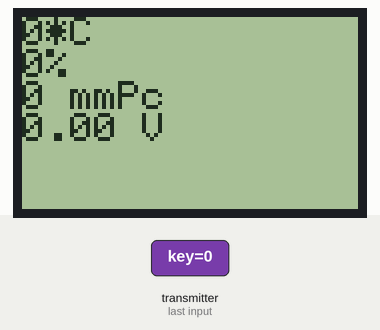
The sketch below on a simulated Arduino Uno, built with avr-gcc and run on an emulated ATmega328P. Shown: 84×48 one-colour display. Inputs (shaded band) come from the test bench. No radio packets arrive unless stated; what the sketch prints to the serial monitor is not drawn.

2.3 s: the transmitter starts sending key = 0
Above: at 3.5 s.
Timing chart, 0 to 5.3 s (numbered marks = the images above; inputs shaded):
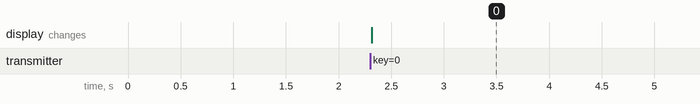

The sketch:

receiver.ino
```cpp
/*
* Getting Started example sketch for nRF24L01+ radios
* This is a very basic example of how to send data from one node to another
* Updated: Dec 2014 by TMRh20
*/

#include <SPI.h>
#include "RF24.h"

#include <Adafruit_GFX.h>
#include <Adafruit_PCD8544.h>

// pin 3 - Serial clock out (SCLK)
// pin 4 - Serial data out (DIN)
// pin 5 - Data/Command select (D/C)
// pin 6 - LCD chip select (CS)
// pin 2 - LCD reset (RST)
Adafruit_PCD8544 display = Adafruit_PCD8544(A4, A3, A2, A1, A0);

/****************** User Config ***************************/
/***      Set this radio as radio number 0 or 1         ***/
bool radioNumber = 0;

/* Hardware configuration: Set up nRF24L01 radio on SPI bus plus pins 7 & 8 */
RF24 radio(7,8);
/**********************************************************/

byte addresses[][6] = {"1Node","2Node"};
typedef struct {
  byte key;
  double value;
} key_value_struct;
key_value_struct weather_element;
typedef struct {
  double temp;
  double humidity;
  double pressure;
  double voltage;
  long unsigned int uptime;
} weather_struct;
weather_struct weather;
bool role = 0;

void setup() {
    // Инициализация дисплея
  display.begin();
//
//  // Очищаем дисплей
  display.clearDisplay();
  display.setTextSize(0);
  display.setCursor(0, 0);
  display.println("Waiting...");
  display.display();
//
//  // Устанавливаем контраст
  display.setContrast(50);
  delay(1000);
  Serial.begin(115200);
  Serial.println("Starting receiver");
  radio.begin();

  radio.setPALevel(RF24_PA_MAX);
  radio.setChannel(99);
  radio.setDataRate(RF24_1MBPS);

  // Open a writing and reading pipe on each radio, with opposite addresses
  if(radioNumber){
    radio.openWritingPipe(addresses[1]);
    radio.openReadingPipe(1,addresses[0]);
  }else{
    radio.openWritingPipe(addresses[0]);
    radio.openReadingPipe(1,addresses[1]);
  }

  radio.startListening();
}

void sendData() {
      unsigned long got_time = 123ul;
      radio.stopListening();                                        // First, stop listening so we can talk
      radio.write( &got_time, sizeof(unsigned long) );              // Send the final one back.
      radio.startListening();
}

void loop() {


    if( radio.available()){
                                                                    // Variable for the received timestamp
      while (radio.available()) {                                   // While there is data ready
        radio.read( &weather_element, sizeof(key_value_struct) );             // Get the payload
      }
      switch(weather_element.key) {
        case 0x10: weather.temp = weather_element.value; break;
        case 0x20: weather.humidity = weather_element.value; break;
        case 0x40: weather.pressure = weather_element.value+750; break;
        case 0x80: weather.voltage = weather_element.value; break;
        case 0x88: weather.uptime = weather_element.value; break;
        default: break;
      }

      display.clearDisplay();
      display.setContrast(50);
      display.setCursor(0, 0);
      // Устанавливаем цвет текста
      display.setTextColor(BLACK);
      // Устанавливаем размер текста
      // Выводим текст
      if (weather.temp < 0) display.print("-");
      display.print(round(weather.temp));
      display.println("*C");

      display.print(round(weather.humidity));
      display.println("%");

      display.print(round(weather.pressure));
      display.println(" mmPc");


      display.print(weather.voltage);
      display.println(" V");

      display.display();

      sendData();
      Serial.print("Temp = ");
      Serial.println(weather.temp);
      Serial.print("Pressure = ");
      Serial.println(weather.pressure);
      Serial.print("Humidity = ");
      Serial.println(weather.humidity);
      Serial.print("Voltage = ");
      Serial.println(weather.voltage);
    }
} // Loop
```

Measured:
- after the input at 2.3 s, the display: changes at once (image 0)
